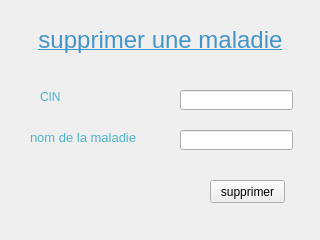
<?xml version="1.0" encoding="UTF-8"?>
<ui version="4.0">
 <class>ws</class>
 <widget class="QWidget" name="ws">
  <property name="geometry">
   <rect>
    <x>0</x>
    <y>0</y>
    <width>320</width>
    <height>240</height>
   </rect>
  </property>
  <property name="windowTitle">
   <string>Form</string>
  </property>
  <widget class="QLabel" name="label">
   <property name="geometry">
    <rect>
     <x>10</x>
     <y>20</y>
     <width>301</width>
     <height>41</height>
    </rect>
   </property>
   <property name="text">
    <string>&lt;html&gt;&lt;head/&gt;&lt;body&gt;&lt;p align=&quot;center&quot;&gt;&lt;span style=&quot; font-size:18pt; text-decoration: underline; color:#4395c8;&quot;&gt;supprimer une maladie&lt;/span&gt;&lt;/p&gt;&lt;/body&gt;&lt;/html&gt;</string>
   </property>
  </widget>
  <widget class="QLabel" name="label_2">
   <property name="geometry">
    <rect>
     <x>30</x>
     <y>130</y>
     <width>131</width>
     <height>16</height>
    </rect>
   </property>
   <property name="text">
    <string>&lt;html&gt;&lt;head/&gt;&lt;body&gt;&lt;p&gt;&lt;span style=&quot; font-size:10pt; color:#4db3c8;&quot;&gt; nom de la maladie&lt;/span&gt;&lt;/p&gt;&lt;/body&gt;&lt;/html&gt;</string>
   </property>
  </widget>
  <widget class="QLineEdit" name="cin">
   <property name="geometry">
    <rect>
     <x>180</x>
     <y>90</y>
     <width>113</width>
     <height>20</height>
    </rect>
   </property>
  </widget>
  <widget class="QPushButton" name="supprimer">
   <property name="geometry">
    <rect>
     <x>210</x>
     <y>180</y>
     <width>75</width>
     <height>23</height>
    </rect>
   </property>
   <property name="text">
    <string>supprimer</string>
   </property>
  </widget>
  <widget class="QLineEdit" name="nommldie">
   <property name="geometry">
    <rect>
     <x>180</x>
     <y>130</y>
     <width>113</width>
     <height>20</height>
    </rect>
   </property>
  </widget>
  <widget class="QLabel" name="label_3">
   <property name="geometry">
    <rect>
     <x>40</x>
     <y>90</y>
     <width>47</width>
     <height>13</height>
    </rect>
   </property>
   <property name="text">
    <string>&lt;html&gt;&lt;head/&gt;&lt;body&gt;&lt;p&gt;&lt;span style=&quot; color:#4db3c8;&quot;&gt;CIN &lt;/span&gt;&lt;/p&gt;&lt;/body&gt;&lt;/html&gt;</string>
   </property>
  </widget>
 </widget>
 <resources/>
 <connections/>
</ui>
